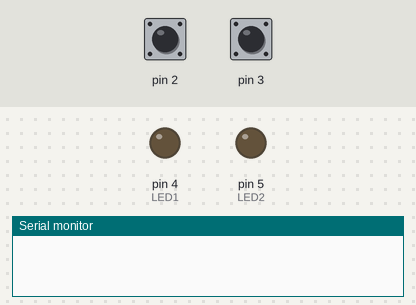
Recording of a sketch running on a simulated Arduino Uno, built with avr-gcc and run on an emulated ATmega328P. On the bench: output pins drawn as LEDs (lit = HIGH), the last lines printed to the serial monitor. Inputs (shaded band) come from the test bench; at power-on: pin 2 HIGH, pin 3 HIGH.

Above: at 1.2 s.
1.3 s: pin 2 pulled LOW for 0.15 s
At 2.5 s:
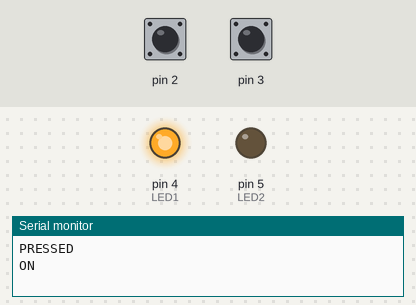
2.9 s: pin 3 pulled LOW for 1 s
At 3.9 s:
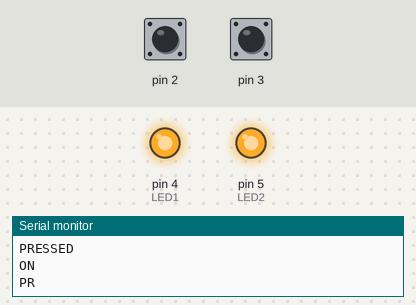
Timing chart, 0 to 5.9 s (numbered marks = the images above; inputs shaded):
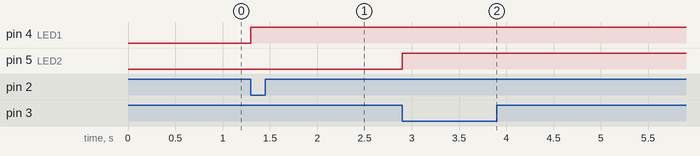

The sketch:

XIOT2.ino
```cpp
#include "ISR.h"

// the switches are connected as pullup
// so the interrupt state is LOW [triggered when the input signal = 0]
// LED pin is active high


#define LED1 4
#define SWITCH1 2
#define LED2 5
#define SWITCH2 3

void isr1(void);//prototypes for ISR functions
void isr2(void);

void setup() {

  Serial.begin(9600);

  ISRR ISR1(LED1, SWITCH1, isr1); // new member for ISR
  ISRR ISR2(LED2, SWITCH2, isr2);

  ISR1.ledControl(); //initialize ISR to allow led controlling using switch
  ISR2.ledControl();
}

void loop() {
  // put your main code here, to run repeatedly:

}
void isr1()
{

  if (digitalRead(LED1) == LOW) { //to make sure that this routine only excuted if the led is off so the serial print is done only once
    digitalWrite(LED1, HIGH);
    Serial.println("PRESSED");
    Serial.println("ON");

  }


}
void isr2()
{

  if (digitalRead(LED2) == LOW) {

    digitalWrite(LED2, HIGH);
    Serial.println("PRESSED");
    Serial.println("ON");

  }


}
```

ISR.cpp
```cpp
/*
 * ISR.cpp
 *
 *  Created on: Jun 29, 2018
 *      Author: EslamAkrm
 */

#include <Arduino.h>


#include "ISR.h"

ISRR::ISRR(byte ledPin ,byte switchPin,void (*isrFunction)(void)) {
	// TODO Auto-generated constructor stub
this->ledPin = ledPin;
this->switchPin = switchPin;
this->isrFunction = isrFunction;

}

void ISRR::ledControl()
{
	  pinMode(ledPin,OUTPUT);
	  pinMode(switchPin, INPUT_PULLUP);
    attachInterrupt(digitalPinToInterrupt(switchPin), isrFunction, LOW);
}
```

ISR.h
```cpp
/*
 * ISR.h
 *
 *  Created on: Jun 29, 2018
 *      Author: EslamAkrm
 */

#ifndef ISR_h
#define ISR_h
#include <Arduino.h>
class ISRR {
  public:
	  byte ledPin;
	  byte switchPin;
	  void (*isrFunction)(void);
	  void ledControl();

    ISRR(byte,byte,void (*)(void) );
};

#endif /* ISR_H_ */
```

Measured:
- after the input at 1.3 s, pin 4 (LED1): LOW → HIGH at once
- after the input at 2.9 s, pin 5 (LED2): LOW → HIGH at once
